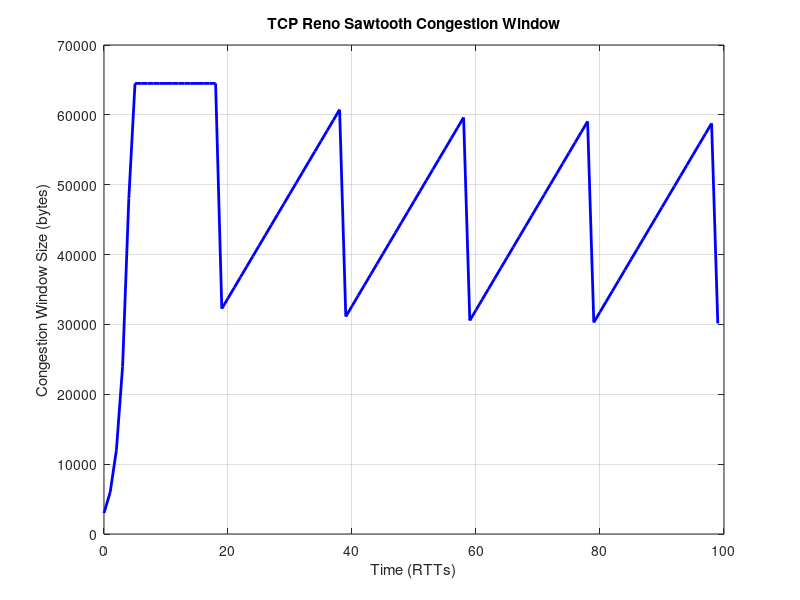

MATLAB code to generate this figure:

initial_cwnd = 1;  
ssthresh = 4500;  
mss = 1500;        
max_cwnd = 65535;  
simulation_time = 100;  


cwnd = initial_cwnd;
time = 0:simulation_time-1;
cwnd_values = zeros(1, simulation_time);


for i = 1:simulation_time
    if cwnd < ssthresh
        
        cwnd = cwnd * 2;
    else
        
        cwnd = cwnd + 1;
    end
    
    
    if cwnd * mss > max_cwnd
        cwnd = floor(max_cwnd / mss);
    end
    
    
    if mod(i, 20) == 0
        ssthresh = max(floor(cwnd / 2), 2);
        cwnd = cwnd / 2;
    end
    
    cwnd_values(i) = cwnd * mss;
end


figure;
plot(time, cwnd_values, 'b-', 'LineWidth', 2);
xlabel('Time (RTTs)');
ylabel('Congestion Window Size (bytes)');
title('TCP Reno Sawtooth Congestion Window');
grid on;


